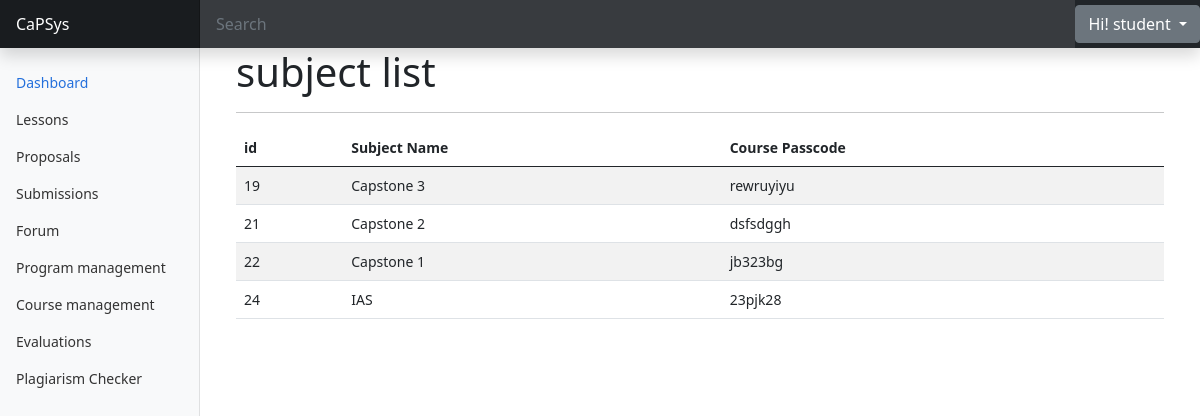
Page /list/subject/ (signed in) on the committed database.
### subjects/models.py (models this page shows, shortened)
class Subject(models.Model):
    subject_name = models.CharField(max_length=255, null=True)
    cp_id = models.ForeignKey(UserProfile, null=True, on_delete=models.CASCADE)
    code = models.CharField(max_length=100, null=True)

### main/CPViews.py (the view)
# urls.py: path('list/subject/', CPViews.subjectlist, name='subjectlist'),
def subjectlist(response):
        cp = UserProfile
        subjects = Subject.objects.filter(cp_id=response.user.id)
        return render(response, 'cp/lists/subject.html', {
            'subjects':subjects
        })

### main/templates/cp/lists/subject.html (shortened to what this page needs)
{% extends 'cp/main/base.html' %}
{% load static %}
{% block content %}
<main class="col-md-9 ms-sm-auto col-lg-10 px-md-4">
  <div class="container-fluid">
    {% block name %}<h1>subject list</h1> {% endblock %}
    <hr>
    <div class="table-responsive">
      <table class="table table-striped">
        <thead>
          <tr>
            <th scope="col">id</th>
            <th scope="col">Subject Name</th>
            <th scope="col">Course Passcode</th>
          </tr>
        </thead>
        <tbody>
          {% for subject in subjects %}
          <tr>
            <td>{{ subject.id }}</td>
            <td>{{ subject.subject_name }}</td>
            <td>{{ subject.code}}</td>
          </tr>
          {% endfor %}
        </tbody>
      </table>
    </div>
  </div>
</main>
{% endblock %}

### main/templates/cp/main/base.html (shortened to what this page needs)
{% load static %}
<!DOCTYPE html>
<html lang="en">
<head>
    <link rel="stylesheet" href="{% static 'main/css/bootstrap.min.css' %}">
    <link href="{% static 'main/css/dashboard.css' %}" rel="stylesheet">
</head>
<body>
<header class="navbar navbar-dark sticky-top bg-dark flex-md-nowrap p-0 shadow">
    <a class="navbar-brand col-md-3 col-lg-2 me-0 px-3" href="{% url 'home' %}">CaPSys</a>
    <input class="form-control form-control-dark w-100" type="text" placeholder="Search" aria-label="Search">
    <div class="dropdown">
        <a class="btn btn-secondary dropdown-toggle" href="#" role="button" id="dropdownMenuLink"
           data-bs-toggle="dropdown" aria-expanded="false">
            Hi! {{ request.user.username }}
        </a>
    </div>
</header>
<div class="container-fluid">
    <div class="row">
        <nav id="sidebarMenu" class="col-md-3 col-lg-2 d-md-block bg-light sidebar collapse">
            <div class="position-sticky pt-3">
                <ul class="nav flex-column">
                    <li class="nav-item">
                        <a class="nav-link active" aria-current="page" href="{% url 'home' %}">
                            Dashboard
                        </a>
                    </li>
                    <li class="nav-item">
                        <a class="nav-link" href="{% url 'guide' %}">
                            Lessons
                        </a>
                    </li>
                    <li class="nav-item">
                        <a class="nav-link" href="{% url 'Group' %}">
                            Proposals
                        </a>
                    </li>
                    <li class="nav-item">
                        <a class="nav-link" href="{% url 'submissions' %}">
                            Submissions
                        </a>
                    </li>
                    <li class="nav-item">
                        <a class="nav-link" href="{% url 'forum' %}">
                            Forum
                        </a>
                    </li>
                    <li class="nav-item">
                        <a class="nav-link" href="{% url 'Add_Course' %}">
                            Program management
                        </a>
                    </li>
                    <li class="nav-item">
                        <a class="nav-link" href="{% url 'Add_Subject' %}">
                            Course management
                        </a>
                    </li>
                    <li class="nav-item">
                        <a class="nav-link" href="#">
                            Evaluations
                        </a>
                    </li>
                    <li class="nav-item">
                        <a class="nav-link" href="#">
                            Plagiarism Checker
                        </a>
                    </li>
                </ul>
            </div>
        </nav>
    </div>
</div>
{% block content %}
{% endblock %}
</body>
</html>

### main/static/main/css/dashboard.css (style rules this page uses)
body { font-size: .875rem; }
.sidebar { position: fixed; top: 0; bottom: 0; left: 0; z-index: 100; padding: 48px 0 0; box-shadow: inset -1px 0 0 rgba(0, 0, 0, .1); }
.sidebar .nav-link { font-weight: 500; color: #333; }
.sidebar .nav-link.active { color: #2470dc; }
.navbar-brand { padding-top: .75rem; padding-bottom: .75rem; font-size: 1rem; background-color: rgba(0, 0, 0, .25); box-shadow: inset -1px 0 0 rgba(0, 0, 0, .25); }
.navbar .form-control { padding: .75rem 1rem; border-width: 0; border-radius: 0; }
.form-control-dark { color: #fff; background-color: rgba(255, 255, 255, .1); border-color: rgba(255, 255, 255, .1); }

### rows in the picture
Subject: id "19", subject_name "Capstone 3", code "rewruyiyu"
Subject: id "21", subject_name "Capstone 2", code "dsfsdggh"
Subject: id "22", subject_name "Capstone 1", code "jb323bg"
Subject: id "24", subject_name "IAS", code "23pjk28"

### other values in the picture
{{ request.user.username }} "student"
